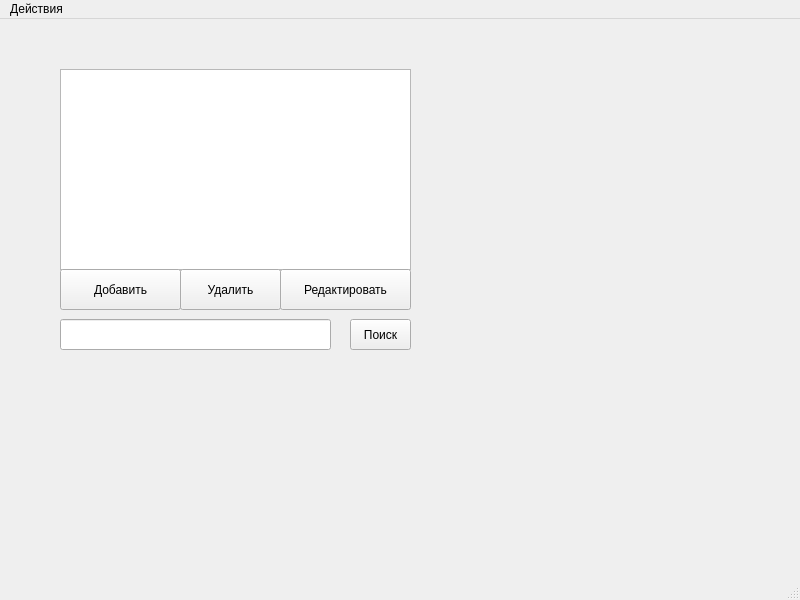
<?xml version="1.0" encoding="UTF-8"?>
<ui version="4.0">
 <class>MainWindow</class>
 <widget class="QMainWindow" name="MainWindow">
  <property name="geometry">
   <rect>
    <x>0</x>
    <y>0</y>
    <width>800</width>
    <height>600</height>
   </rect>
  </property>
  <property name="windowTitle">
   <string>MainWindow</string>
  </property>
  <widget class="QWidget" name="centralwidget">
   <widget class="QTableView" name="tableView">
    <property name="geometry">
     <rect>
      <x>60</x>
      <y>50</y>
      <width>351</width>
      <height>201</height>
     </rect>
    </property>
   </widget>
   <widget class="QPushButton" name="btnAdd">
    <property name="geometry">
     <rect>
      <x>60</x>
      <y>250</y>
      <width>121</width>
      <height>41</height>
     </rect>
    </property>
    <property name="text">
     <string>Добавить</string>
    </property>
   </widget>
   <widget class="QPushButton" name="btnRemove">
    <property name="geometry">
     <rect>
      <x>180</x>
      <y>250</y>
      <width>101</width>
      <height>41</height>
     </rect>
    </property>
    <property name="text">
     <string>Удалить</string>
    </property>
   </widget>
   <widget class="QPushButton" name="btnEdit">
    <property name="geometry">
     <rect>
      <x>280</x>
      <y>250</y>
      <width>131</width>
      <height>41</height>
     </rect>
    </property>
    <property name="text">
     <string>Редактировать</string>
    </property>
   </widget>
   <widget class="QPushButton" name="searchButton">
    <property name="geometry">
     <rect>
      <x>350</x>
      <y>300</y>
      <width>61</width>
      <height>31</height>
     </rect>
    </property>
    <property name="text">
     <string>Поиск</string>
    </property>
   </widget>
   <widget class="QLineEdit" name="searchLineEdit">
    <property name="geometry">
     <rect>
      <x>60</x>
      <y>300</y>
      <width>271</width>
      <height>31</height>
     </rect>
    </property>
   </widget>
  </widget>
  <widget class="QMenuBar" name="menubar">
   <property name="geometry">
    <rect>
     <x>0</x>
     <y>0</y>
     <width>800</width>
     <height>22</height>
    </rect>
   </property>
   <widget class="QMenu" name="menu">
    <property name="title">
     <string>Действия</string>
    </property>
    <addaction name="actionImportCSV"/>
    <addaction name="actionExportCSV"/>
    <addaction name="actionExit"/>
   </widget>
   <addaction name="menu"/>
  </widget>
  <widget class="QStatusBar" name="statusbar"/>
  <action name="actionImportCSV">
   <property name="icon">
    <iconset resource="icons.qrc">
     <normaloff>:/new/prefix1/img/import.png</normaloff>:/new/prefix1/img/import.png</iconset>
   </property>
   <property name="text">
    <string>Импорт</string>
   </property>
  </action>
  <action name="actionExportCSV">
   <property name="icon">
    <iconset resource="icons.qrc">
     <normaloff>:/new/prefix1/img/export.png</normaloff>:/new/prefix1/img/export.png</iconset>
   </property>
   <property name="text">
    <string>Экспорт</string>
   </property>
  </action>
  <action name="actionExit">
   <property name="icon">
    <iconset resource="icons.qrc">
     <normaloff>:/new/prefix1/img/exit.png</normaloff>:/new/prefix1/img/exit.png</iconset>
   </property>
   <property name="text">
    <string>Выход</string>
   </property>
  </action>
 </widget>
 <resources>
  <include location="icons.qrc"/>
 </resources>
 <connections/>
</ui>
